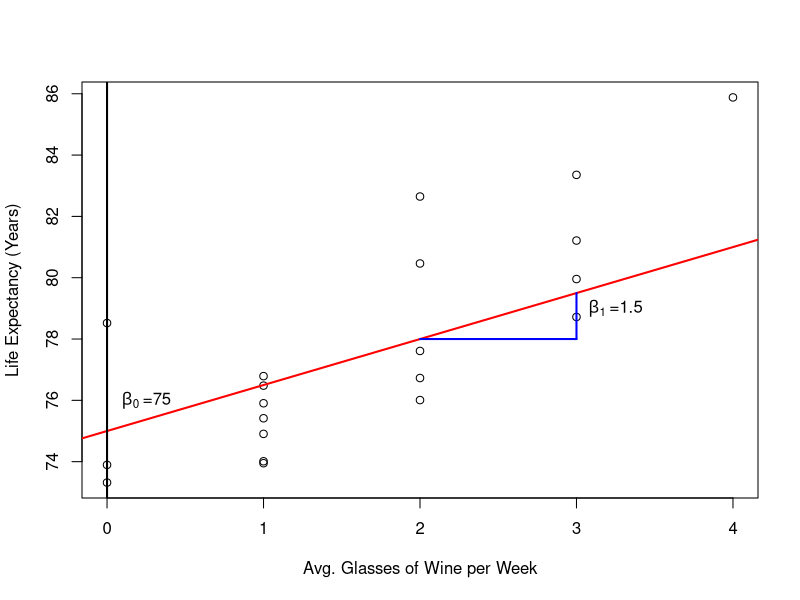
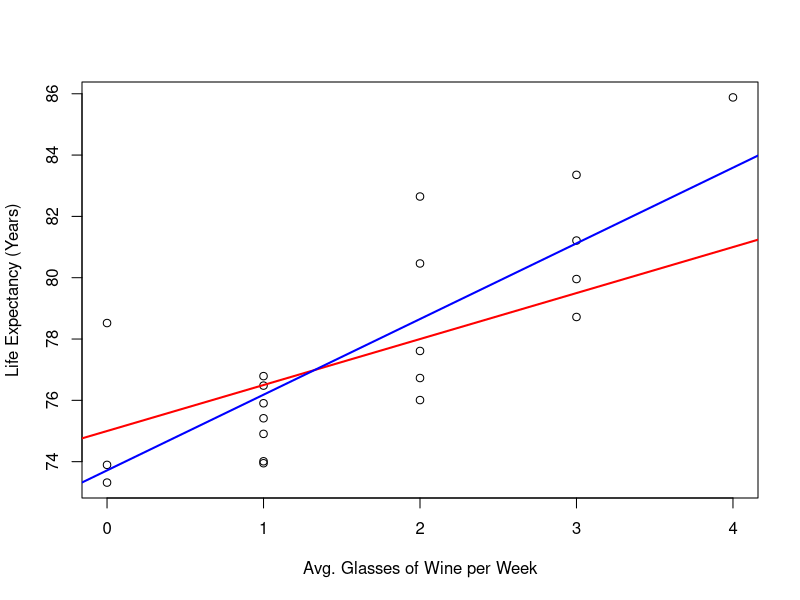
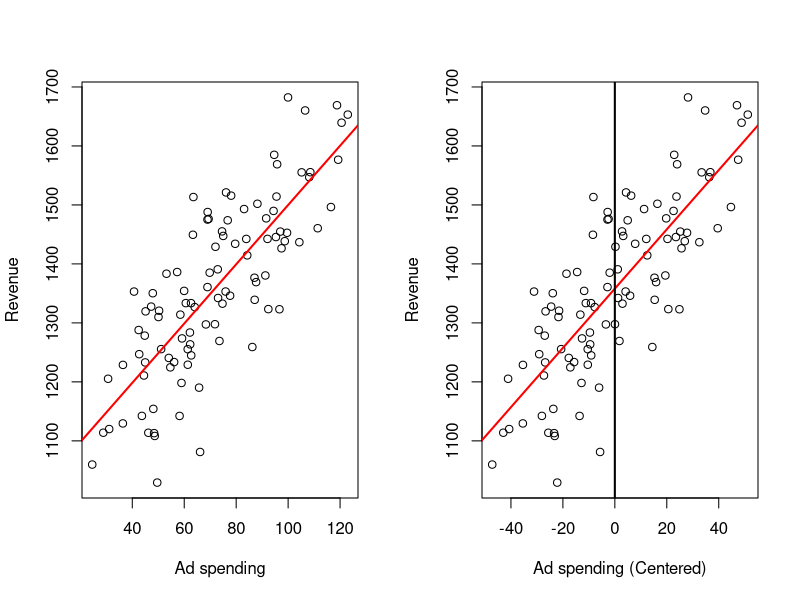
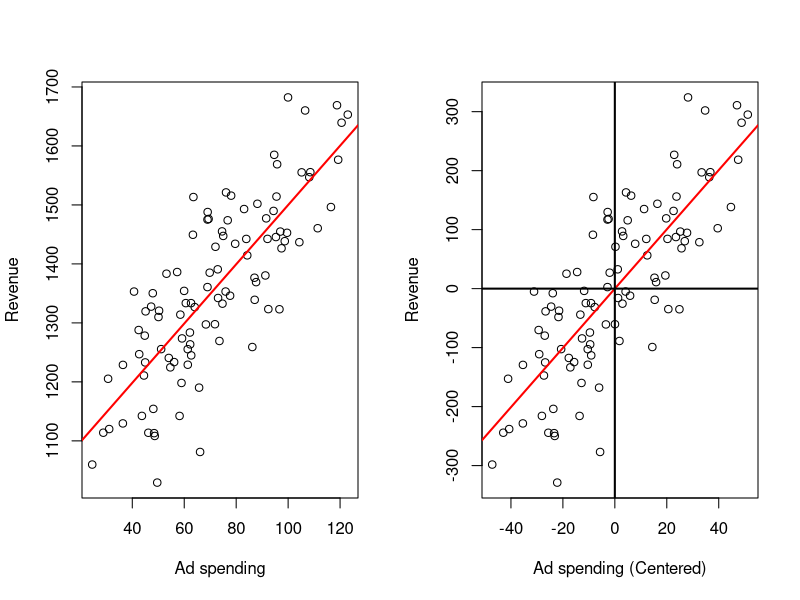
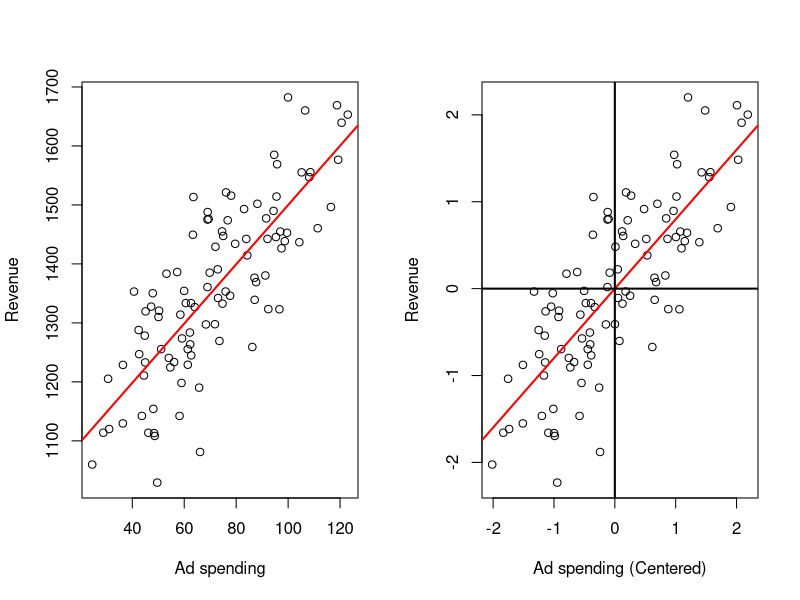
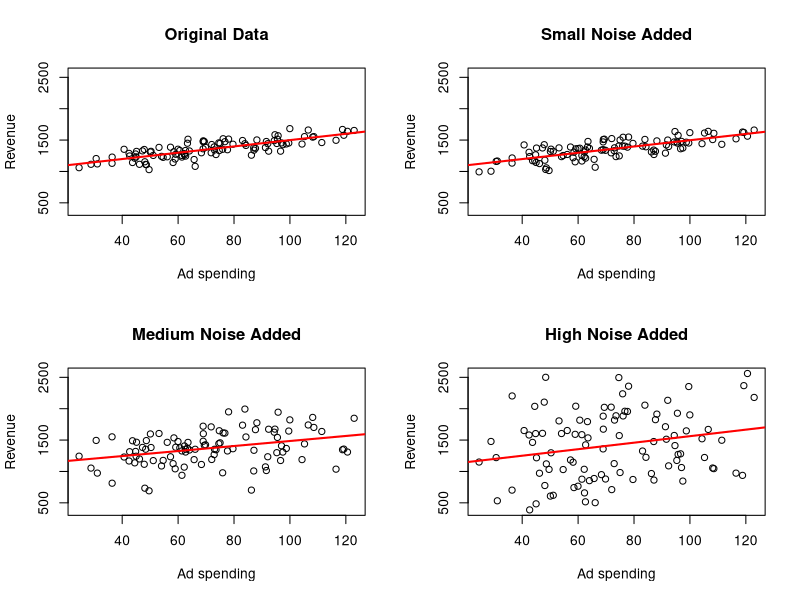
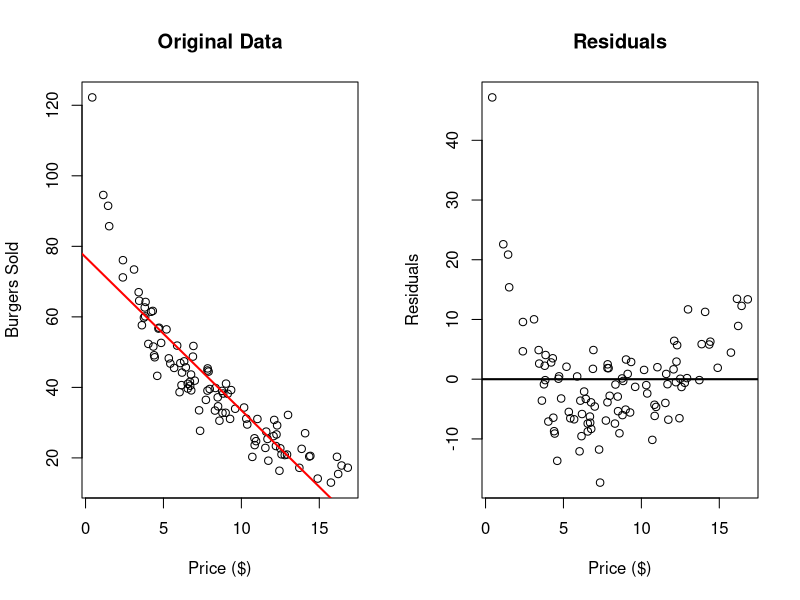
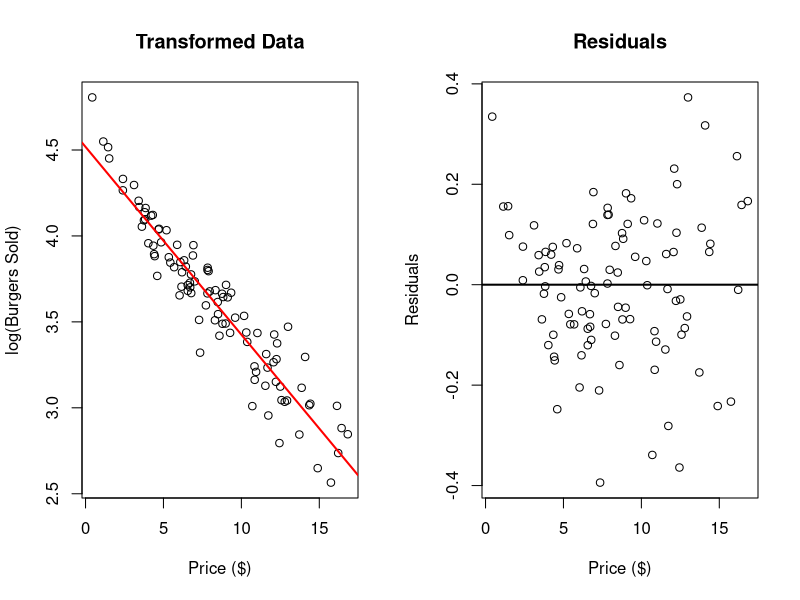

Source code (R) for these figures, in order:
## ---- chunk 1
dat <- read.csv(file = "Wine Data.csv")
plot(x    = dat$Glasses,
     y    = dat$Years,
     xlab = "Avg. Glasses of Wine per Week",
     ylab = "Life Expectancy (Years)")
abline(a   = 75,
       b   = 1.5,
       col = 'red',
       lwd = 2)
abline(v   = 0,
       lwd = 2)
text(x = 0.25, y = 76, expression(beta[0] ~ "=75"))
text(x = 3.25, y = 79, expression(beta[1] ~ "=1.5"))
segments(x0 = c(2, 3),
         x1 = c(3, 3),
         y0 = c(78, 78),
         y1 = c(78, 79.5),
         lwd = 2,
         col = 'blue')
## ---- chunk 2
outReg <- lm(Years ~ Glasses, data = dat)
plot(x    = dat$Glasses,
     y    = dat$Years,
     xlab = "Avg. Glasses of Wine per Week",
     ylab = "Life Expectancy (Years)")
abline(a   = 75,
       b   = 1.5,
       col = 'red',
       lwd = 2)
abline(a   = outReg$coefficients[1],
       b   = outReg$coefficients[2],
       col = 'blue',
       lwd = 2)
## ---- chunk 3
# Read Data
dat <- read.csv("Ad spending Data.csv")
# Assign data
x <- dat$Ad.Spending
y <- dat$Revenue
# Centers x
xCen <- x - mean(x)
# Linear regression on the original data
outRegOri <- lm(y ~ x)
# Linear regression on the centered independent variable data
outRegCen <- lm(y ~ xCen)
# Plots
## Two plots in the same image
par(mfrow = c(1, 2))
## Original data
# Plots the points
plot(x    = x,
     y    = y,
     xlab = "Ad spending",
     ylab = "Revenue")
# Plots the regression line
abline(a   = outRegOri$coefficients[1],
       b   = outRegOri$coefficients[2],
       col = 'red',
       lwd = 2)
## Independent Variable centered data
# Plots the points
plot(x    = xCen,
     y    = y,
     xlab = "Ad spending (Centered)",
     ylab = "Revenue")
# Plots the regression line
abline(a   = outRegCen$coefficients[1],
       b   = outRegCen$coefficients[2],
       col = 'red',
       lwd = 2)
abline(v   = 0,
       lwd = 2)
## ---- chunk 4
# Read Data
dat <- read.csv("Ad spending Data.csv")
# Assign data
x <- dat$Ad.Spending
y <- dat$Revenue
# Centers x and y
xCen <- x - mean(x)
yCen <- y - mean(y)
# Linear regression on the original data
outRegOri <- lm(y ~ x)
# Linear regression on the centered data
outRegCen <- lm(yCen ~ xCen)
# Plots
## Two plots in the same image
par(mfrow = c(1, 2))
## Original data
# Plots the points
plot(x    = x,
     y    = y,
     xlab = "Ad spending",
     ylab = "Revenue")
# Plots the regression line
abline(a   = outRegOri$coefficients[1],
       b   = outRegOri$coefficients[2],
       col = 'red',
       lwd = 2)
## Centered data
# Plots the points
plot(x    = xCen,
     y    = yCen,
     xlab = "Ad spending (Centered)",
     ylab = "Revenue")
# Plots the regression line
abline(a   = outRegCen$coefficients[1],
       b   = outRegCen$coefficients[2],
       col = 'red',
       lwd = 2)
abline(v   = 0,
       lwd = 2)
abline(h   = 0,
       lwd = 2)
## ---- chunk 5
# Read Data
dat <- read.csv("Ad spending Data.csv")
# Assign data
x <- dat$Ad.Spending
y <- dat$Revenue
# Standardizes x and y
xSta <- (x - mean(x))/sqrt(var(x))
ySta <- (y - mean(y))/sqrt(var(y))
# Linear regression on the original data
outRegOri <- lm(y ~ x)
# Linear regression on the standard data
outRegSta <- lm(ySta ~ xSta)
# Plots
## Two plots in the same image
par(mfrow = c(1, 2))
## Original data
# Plots the points
plot(x    = x,
     y    = y,
     xlab = "Ad spending",
     ylab = "Revenue")
# Plots the regression line
abline(a   = outRegOri$coefficients[1],
       b   = outRegOri$coefficients[2],
       col = 'red',
       lwd = 2)
## Standard data
# Plots the points
plot(x    = xSta,
     y    = ySta,
     xlab = "Ad spending (Centered)",
     ylab = "Revenue")
# Plots the regression line
abline(a   = outRegSta$coefficients[1],
       b   = outRegSta$coefficients[2],
       col = 'red',
       lwd = 2)
abline(v   = 0,
       lwd = 2)
abline(h   = 0,
       lwd = 2)
## ---- chunk 6
# Read Data
dat <- read.csv("Ad spending Data.csv")
# Assign data
x <- dat$Ad.Spending
y <- dat$Revenue

# Adds Noise
yNoiLe1 <- y + rnorm(n = 100, sd =  50)
yNoiLe2 <- y + rnorm(n = 100, sd = 200)
yNoiLe3 <- y + rnorm(n = 100, sd = 500)

# Auxiliary Variables
ymax <- max(y, yNoiLe1, yNoiLe2, yNoiLe3)
ymin <- min(y, yNoiLe1, yNoiLe2, yNoiLe3)
xmax = max(x)
xmin = min(x)

# Performs Linear Regression
outRegOri    <- lm(y ~ x)
outRegNoiLe1 <- lm(yNoiLe1 ~ x)
outRegNoiLe2 <- lm(yNoiLe2 ~ x)
outRegNoiLe3 <- lm(yNoiLe3 ~ x)

# Plots
par(mfrow = c(2, 2))

plot(x    = x,
     y    = y,
     xlab = "Ad spending",
     ylab = "Revenue",
     main = "Original Data",
     ylim = c(ymin, ymax),
     xlim = c(xmin, xmax))
# Plots the regression line
abline(a   = outRegOri$coefficients[1],
       b   = outRegOri$coefficients[2],
       col = 'red',
       lwd = 2)
plot(x    = x,
     y    = yNoiLe1,
     xlab = "Ad spending",
     ylab = "Revenue",
     main = "Small Noise Added",
     ylim = c(ymin, ymax),
     xlim = c(xmin, xmax))
# Plots the regression line
abline(a   = outRegNoiLe1$coefficients[1],
       b   = outRegNoiLe1$coefficients[2],
       col = 'red',
       lwd = 2)
plot(x    = x,
     y    = yNoiLe2,
     xlab = "Ad spending",
     ylab = "Revenue",
     main = "Medium Noise Added",
     ylim = c(ymin, ymax),
     xlim = c(xmin, xmax))
# Plots the regression line
abline(a   = outRegNoiLe2$coefficients[1],
       b   = outRegNoiLe2$coefficients[2],
       col = 'red',
       lwd = 2)
plot(x    = x,
     y    = yNoiLe3,
     xlab = "Ad spending",
     ylab = "Revenue",
     main = "High Noise Added",
     ylim = c(ymin, ymax),
     xlim = c(xmin, xmax))
# Plots the regression line
abline(a   = outRegNoiLe3$coefficients[1],
       b   = outRegNoiLe3$coefficients[2],
       col = 'red',
       lwd = 2)

print("Original Data LM summary")
summary(outRegOri)
print("Level 1 LM summary")
summary(outRegNoiLe1)
print("Level 2 LM summary")
summary(outRegNoiLe2)
print("Level 3 LM summary")
summary(outRegNoiLe3)
## ---- chunk 7
dat <- read.csv("Burger Data.csv")

outReg <- lm(Burgers ~ Price, data = dat)

# Original Data
par(mfrow = c(1, 2))
plot(x    = dat$Price,
     y    = dat$Burgers,
     xlab = "Price ($)",
     ylab = "Burgers Sold",
     main = "Original Data")
abline(a   = outReg$coefficients[1],
       b   = outReg$coefficients[2],
       col = 'red',
       lwd = 2)
# Residuals
plot(x = dat$Price,
     y = outReg$residuals,
     xlab = "Price ($)",
     ylab = "Residuals",
     main = "Residuals")
abline(h   = 0,
       lwd = 2)
## ---- chunk 8
dat <- read.csv("Burger Data.csv")

outReg <- lm(log(Burgers) ~ Price, data = dat)

# Original Data
par(mfrow = c(1, 2))
plot(x    = dat$Price,
     y    = log(dat$Burgers),
     xlab = "Price ($)",
     ylab = "log(Burgers Sold)",
     main = "Transformed Data")
abline(a   = outReg$coefficients[1],
       b   = outReg$coefficients[2],
       col = 'red',
       lwd = 2)
# Residuals
plot(x = dat$Price,
     y = outReg$residuals,
     xlab = "Price ($)",
     ylab = "Residuals",
     main = "Residuals")
abline(h   = 0,
       lwd = 2)
## ---- chunk 9
dat <- read.csv("Burger Data.csv")

outReg <- lm(Burgers ~ log(Price), data = dat)

# Original Data
par(mfrow = c(1, 2))
plot(x    = log(dat$Price),
     y    = dat$Burgers,
     xlab = "log(Price) (log($))",
     ylab = "Burgers Sold",
     main = "Transformed Data")
abline(a   = outReg$coefficients[1],
       b   = outReg$coefficients[2],
       col = 'red',
       lwd = 2)
# Residuals
plot(x = dat$Price,
     y = outReg$residuals,
     xlab = "log(Price) (log($))",
     ylab = "Residuals",
     main = "Residuals")
abline(h   = 0,
       lwd = 2)
## ---- chunk 10
dat <- read.csv("Burger Data.csv")

x <- dat$Price
y <- dat$Burgers

outRegOri <- lm(y ~ x)
outRegTr1 <- lm(log(y) ~ x)
outRegTr2 <- lm(y ~ log(x))

summary(outRegOri)
summary(outRegTr1)
summary(outRegTr2)
## ---- chunk 11
dat <- read.csv("Height Data.csv")

outReg <- lm(Height ~ Age, data = dat)

# Original Data
par(mfrow = c(1, 2))
plot(x    = dat$Age,
     y    = dat$Height,
     xlab = "Age (years)",
     ylab = "Height (in)",
     main = "Original Data")
abline(a   = outReg$coefficients[1],
       b   = outReg$coefficients[2],
       col = 'red',
       lwd = 2)
# Residuals
plot(x = dat$Age,
     y = outReg$residuals,
     xlab = "Age (years)",
     ylab = "Residuals (in)",
     main = "Residuals")
abline(h   = 0,
       lwd = 2)
## ---- chunk 12
dat <- read.csv("Wine Data.csv")

x <- dat$Glasses
y <- dat$Years

ymin <- min(y, max(y) - 22)
ymax <- max(y, min(y) + 22)
xmin <- min(x)
xmax <- max(x)

par(mfrow = c(2, 2))
# No Outliers
outRegNoo <- lm(y ~ x)
plot(x    = x,
     y    = y,
     ylim = c(ymin, ymax),
     xlim = c(xmin, xmax),
     xlab = "Average Glasses per Week",
     ylab = "Life Expectancy",
     main = "No Outliers")
abline(a   = outRegNoo$coefficients[1],
       b   = outRegNoo$coefficients[2],
       col = 'red',
       lwd = 2)

# Outlier on the left side
# Adds Observation
x <- c(x, 0)
y <- c(y, 90)
outRegLef <- lm(y ~ x)
plot(x    = x,
     y    = y,
     ylim = c(ymin, ymax),
     xlim = c(xmin, xmax),
     xlab = "Average Glasses per Week",
     ylab = "Life Expectancy",
     main = "Outlier Left")
points(x   = x[21],
       y   = y[21],
       pch = 16,
       col = 'blue')
abline(a   = outRegLef$coefficients[1],
       b   = outRegLef$coefficients[2],
       col = 'red',
       lwd = 2)
# Outlier on the right side
# Adds Observation
x[21] <- 4
y[21] <- 68
outRegRig <- lm(y ~ x)
plot(x    = x,
     y    = y,
     ylim = c(ymin, ymax),
     xlim = c(xmin, xmax),
     xlab = "Average Glasses per Week",
     ylab = "Life Expectancy",
     main = "Right Outliers")
points(x   = x[21],
       y   = y[21],
       pch = 16,
       col = 'blue')
abline(a   = outRegRig$coefficients[1],
       b   = outRegRig$coefficients[2],
       col = 'red',
       lwd = 2)
# Outlier on the right side
# Adds Observation
x[21] <- 2
y[21] <- 95
outRegCen <- lm(y ~ x)
plot(x    = x,
     y    = y,
     ylim = c(ymin, ymax),
     xlim = c(xmin, xmax),
     xlab = "Average Glasses per Week",
     ylab = "Life Expectancy",
     main = "Center Outliers")
points(x   = x[21],
       y   = y[21],
       pch = 16,
       col = 'blue')
abline(a   = outRegCen$coefficients[1],
       b   = outRegCen$coefficients[2],
       col = 'red',
       lwd = 2)
## ---- chunk 13
x <- dat$Glasses
y <- dat$Years

ymin <- min(outRegNoo$residuals, outRegLef$residuals, outRegRig$residuals, outRegCen$residuals)
ymax <- max(outRegNoo$residuals, outRegLef$residuals, outRegRig$residuals, outRegCen$residuals)
xmin <- min(x)
xmax <- max(x)

par(mfrow = c(2, 2))
plot(x    = dat$Glasses,
     y    = outRegNoo$residuals,
     ylim = c(ymin, ymax),
     xlim = c(xmin, xmax),
     xlab = "Average Glasses per Week",
     ylab = "Residuals",
     main = "No Outliers")
abline(h   = 0,
       lwd = 2)

# Outlier on the left side
x[21] <- 0
y[21] <- 90
plot(x    = x,
     y    = outRegLef$residuals,
     ylim = c(ymin, ymax),
     xlim = c(xmin, xmax),
     xlab = "Average Glasses per Week",
     ylab = "Residuals",
     main = "Left Outlier")
abline(h   = 0,
       lwd = 2)
# Outlier on the right side
# Adds Observation
x[21] <- 4
y[21] <- 68
plot(x    = x,
     y    = outRegRig$residuals,
     ylim = c(ymin, ymax),
     xlim = c(xmin, xmax),
     xlab = "Average Glasses per Week",
     ylab = "Residuals",
     main = "Left Outlier")
abline(h   = 0,
       lwd = 2)
# Outlier on the right side
# Adds Observation
x[21] <- 2
y[21] <- 95
plot(x    = x,
     y    = outRegCen$residuals,
     ylim = c(ymin, ymax),
     xlim = c(xmin, xmax),
     xlab = "Average Glasses per Week",
     ylab = "Residuals",
     main = "Left Outlier")
abline(h   = 0,
       lwd = 2)
## ---- chunk 14
summary(outRegNoo)
summary(outRegLef)
summary(outRegRig)
summary(outRegCen)
## ---- chunk 15
dat <- read.csv("Height Data.csv")

# Fits linear Model
outReg <- lm(dat$Height ~ dat$Age)

# Plots residuals for each sex
ymin <- min(outReg$residuals)
ymax <- max(outReg$residuals)

par(mfrow=c(1, 2))
plot(x = dat$Age[dat$Sex == 1],
     y = outReg$residuals[dat$Sex == 1],
     ylim = c(ymin, ymax),
     xlab = "Age",
     ylab = "Residuals",
     main = "Males")
abline(h   = 0,
       lwd = 2)
plot(x = dat$Age[dat$Sex == 0],
     y = outReg$residuals[dat$Sex == 0],
     ylim = c(ymin, ymax),
     xlab = "Age",
     ylab = "Residuals",
     main = "Females")
abline(h   = 0,
       lwd = 2)
## ---- chunk 16
### Cross Validation Example

# Read Data
dat <- read.csv(file = "Burger Data.csv")

# Saves Variables
x <- dat$Price
y <- dat$Burgers

# Number of Observations
n <- length(y)

# Number of Folds
numFol <- 10
# Fold Size
sizFol <- round(n / numFol)

# List Containing the Fold indices
fol <- list()
# Select Fold Indeces
# Initialization
ind <- 1:n
for(i in 1:numFol){
  # Computes the remaining number of indices
  numInd   <- length(ind)
  # Randomly selects indices from the remaining indeces
  indFol   <- sample(x = 1:length(ind), size = sizFol, replace = FALSE)
  # Saves the inidices to the list of Fold Indeces
  fol[[i]] <- ind[indFol]
  # Removes the indices from the indeces vector
  ind      <- ind[- indFol]
}

# Models to try
X <- cbind(x, log(x),      x, log(x))
Y <- cbind(y,      y, log(y), log(y))

# Number of Models to compare
numMod <- dim(Y)[2]
# Saves the validation metric for each model and each fold 
matMet <- matrix(data = NA, nrow = numFol, ncol = numMod)


par(mfrow=c(2, 2))
# Loops through the models
for(k in 1:numMod){
  yMod <- Y[, k]
  xMod <- X[, k]
  plot(x = xMod,
       y = yMod,
       xlab = "Price ($)",
       ylab = "Burgers",
       main = paste0("Model ", k))
  metFol <- numeric(length = numFol)
  # Loops through the folds
  for(i in 1:numFol){
    # At Each Fold do Linear Regression without the test set
    outReg   <- lm(yMod[-fol[[i]]] ~ xMod[-fol[[i]]])
    # Evaluate Out of Sample
    yHatOut   <- outReg$coefficients[1] + outReg$coefficients[2] * xMod[fol[[i]]] 
    if(k >= 3 ){
      metEva    <- mean((exp(yMod[fol[[i]]]) - exp(yHatOut))^2)
    } else {
      metEva    <- mean((yMod[fol[[i]]] - yHatOut)^2)
    }
    metFol[i] <- metEva
  }
  matMet[, k] <- metFol
}
